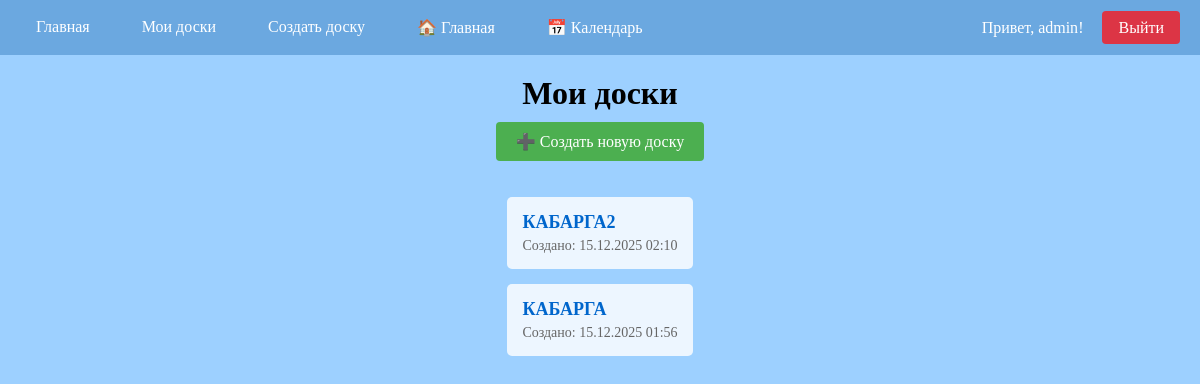
Page /boards/list/ (signed in) on the committed database.
### kanban/models.py (models this page shows, shortened)
class Board(models.Model):
    name = models.CharField(max_length=100)
    created_at = models.DateTimeField(auto_now_add=True)
    user = models.ForeignKey(User, on_delete=models.CASCADE, null=True, blank=True)

### kanban/views.py (the view)
# urls.py: path('boards/list/', boards_list, name='boards_list'),
@login_required
def boards_list(request):
    boards = Board.objects.filter(user=request.user).order_by('-created_at')
    return render(request, 'kanban/boards_list.html', {'boards': boards})

### kanban/templates/kanban/boards_list.html (shortened to what this page needs)
{% extends 'kanban/base.html' %}
{% block content %}
<h1>Мои доски</h1>
<a href="{% url 'kanban-boards' %}" style="padding: 10px 20px; background: #4CAF50; color: white; text-decoration: none; border-radius: 4px; display: inline-block; margin-bottom: 20px;">
    ➕ Создать новую доску
</a>
{% if boards %}
<ul style="list-style: none; padding: 0;">
  {% for board in boards %}
    <li style="margin-bottom: 15px; padding: 15px; background: #ffffffd0; border-radius: 5px;">
      <a href="{% url 'board_view' board.id %}" style="font-size: 18px; color: #0066cc; text-decoration: none; font-weight: bold;">
        {{ board.name }}
      </a>
      <div style="font-size: 14px; color: #666; margin-top: 5px;">
        Создано: {{ board.created_at|date:"d.m.Y H:i" }}
      </div>
    </li>
  {% endfor %}
</ul>
{% endif %}
{% endblock %}

### kanban/templates/kanban/base.html (shortened to what this page needs)
 {% load static %}
<!DOCTYPE html>
<html>
<head>
   {% load static %}
</head>
<body>
<nav style="background: #6ba8e0; padding: 10px 0; width: 100%;">
  <div style="max-width: 1200px; margin: 0 auto; display: flex; justify-content: space-between; align-items: center; padding: 0 20px;">
    <div style="display: flex; gap: 20px;">
      <a href="{% url 'index' %}"
         style="color: white; text-decoration: none; padding: 8px 16px; border-radius: 4px;"
         onmouseover="this.style.background='#5a97d0'"
         onmouseout="this.style.background='transparent'">
        Главная
      </a>
      <a href="{% url 'boards_list' %}"
         style="color: white; text-decoration: none; padding: 8px 16px; border-radius: 4px;"
         onmouseover="this.style.background='#5a97d0'"
         onmouseout="this.style.background='transparent'">
        Мои доски
      </a>
      <a href="{% url 'kanban-boards' %}"
         style="color: white; text-decoration: none; padding: 8px 16px; border-radius: 4px;"
         onmouseover="this.style.background='#5a97d0'"
         onmouseout="this.style.background='transparent'">
        Создать доску
      </a>
      <a href="{% url 'index' %}"
   style="color: white; text-decoration: none; padding: 8px 16px; border-radius: 4px;"
   onmouseover="this.style.background='#5a97d0'"
   onmouseout="this.style.background='transparent'">
    🏠 Главная
</a>
<a href="{% url 'calendar' %}"
   style="color: white; text-decoration: none; padding: 8px 16px; border-radius: 4px;"
   onmouseover="this.style.background='#5a97d0'"
   onmouseout="this.style.background='transparent'">
    📅 Календарь
</a>
    </div>
    <div>
      {% if user.is_authenticated %}
        <span style="color: white; margin-right: 15px;">Привет, {{ user.username }}!</span>
        <a href="{% url 'logout' %}"
           style="color: white; text-decoration: none; padding: 8px 16px; border-radius: 4px; background: #dc3545;"
           onmouseover="this.style.background='#c82333'"
           onmouseout="this.style.background='#dc3545'">
          Выйти
        </a>
      {% endif %}
    </div>
  </div>
</nav>
  {% block content %}
  {% endblock %}
</body>
</html>

### kanban/templates/kanban/base.html (style rules this page uses)
body { margin: 0; padding: 0; display: flex; flex-direction: column; align-items: center; background: #9dd0ff; }
h1 { margin-top: 20px; margin-bottom: 10px; text-align: center; }
nav { background: #6ba8e0; padding: 10px 0; width: 100%; }

### rows in the picture
Board: name "КАБАРГА2", created_at "15.12.2025 02:10"
Board: name "КАБАРГА", created_at "15.12.2025 01:56"

### other values in the picture
{{ user.username }} "admin"
